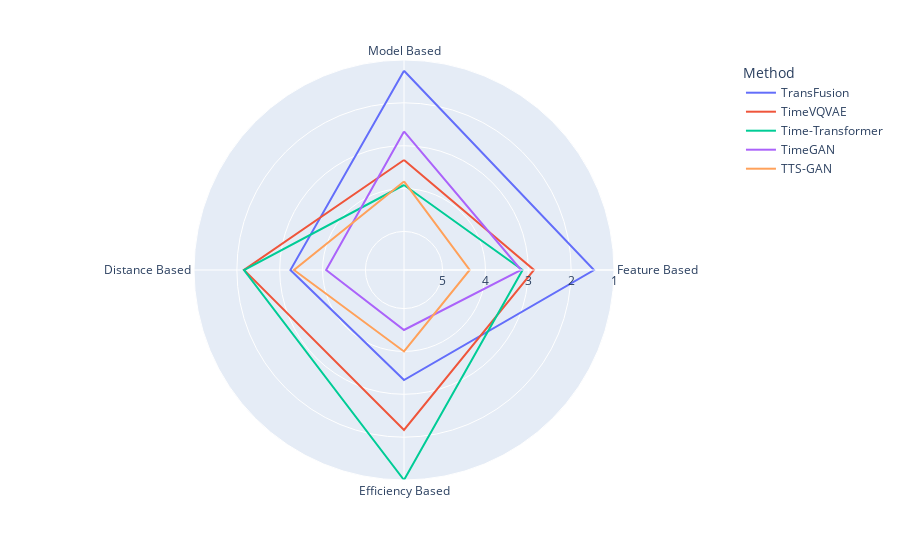

Notebook code cell kept with this figure:
### Code cell
fig_spider_tsgbench_measure_groups = px.line_polar(rankings_tsgbench_metric_groups.reset_index().melt(id_vars="Method"), r='value', theta='variable', color="Method", line_close=True) \
    .update_layout(polar={"radialaxis": {"range": [5.9,1], "dtick": 1}})
fig_spider_tsgbench_measure_groups

### Figure 1 — Plotly figure (JSON) as saved in the notebook; plotly's stock layout.template omitted (floating-point values rounded to 4 significant figures)
{"data": [{"hovertemplate": "Method=TransFusion<br>value=%{r}<br>variable=%{theta}<extra></extra>", "legendgroup": "TransFusion", "line": {"color": "#636efa", "dash": "solid"}, "marker": {"symbol": "circle"}, "mode": "lines", "name": "TransFusion", "r": [1.25, 1.467, 3.333, 3.25, 1.25], "showlegend": true, "subplot": "polar", "theta": ["Model Based", "Feature Based", "Efficiency Based", "Distance Based", "Model Based"], "type": "scatterpolar"}, {"hovertemplate": "Method=TimeVQVAE<br>value=%{r}<br>variable=%{theta}<extra></extra>", "legendgroup": "TimeVQVAE", "line": {"color": "#EF553B", "dash": "solid"}, "marker": {"symbol": "circle"}, "mode": "lines", "name": "TimeVQVAE", "r": [3.333, 2.867, 2.167, 2.167, 3.333], "showlegend": true, "subplot": "polar", "theta": ["Model Based", "Feature Based", "Efficiency Based", "Distance Based", "Model Based"], "type": "scatterpolar"}, {"hovertemplate": "Method=Time-Transformer<br>value=%{r}<br>variable=%{theta}<extra></extra>", "legendgroup": "Time-Transformer", "line": {"color": "#00cc96", "dash": "solid"}, "marker": {"symbol": "circle"}, "mode": "lines", "name": "Time-Transformer", "r": [3.917, 3.133, 1, 2.167, 3.917], "showlegend": true, "subplot": "polar", "theta": ["Model Based", "Feature Based", "Efficiency Based", "Distance Based", "Model Based"], "type": "scatterpolar"}, {"hovertemplate": "Method=TimeGAN<br>value=%{r}<br>variable=%{theta}<extra></extra>", "legendgroup": "TimeGAN", "line": {"color": "#ab63fa", "dash": "solid"}, "marker": {"symbol": "circle"}, "mode": "lines", "name": "TimeGAN", "r": [2.667, 3.167, 4.5, 4.083, 2.667], "showlegend": true, "subplot": "polar", "theta": ["Model Based", "Feature Based", "Efficiency Based", "Distance Based", "Model Based"], "type": "scatterpolar"}, {"hovertemplate": "Method=TTS-GAN<br>value=%{r}<br>variable=%{theta}<extra></extra>", "legendgroup": "TTS-GAN", "line": {"color": "#FFA15A", "dash": "solid"}, "marker": {"symbol": "circle"}, "mode": "lines", "name": "TTS-GAN", "r": [3.833, 4.367, 4, 3.333, 3.833], "showlegend": true, "subplot": "polar", "theta": ["Model Based", "Feature Based", "Efficiency Based", "Distance Based", "Model Based"], "type": "scatterpolar"}], "layout": {"legend": {"title": {"text": "Method"}, "tracegroupgap": 0}, "margin": {"t": 60}, "polar": {"angularaxis": {"direction": "clockwise", "rotation": 90}, "domain": {"x": [0, 1], "y": [0, 1]}, "radialaxis": {"dtick": 1, "range": [5.9, 1]}}}}
